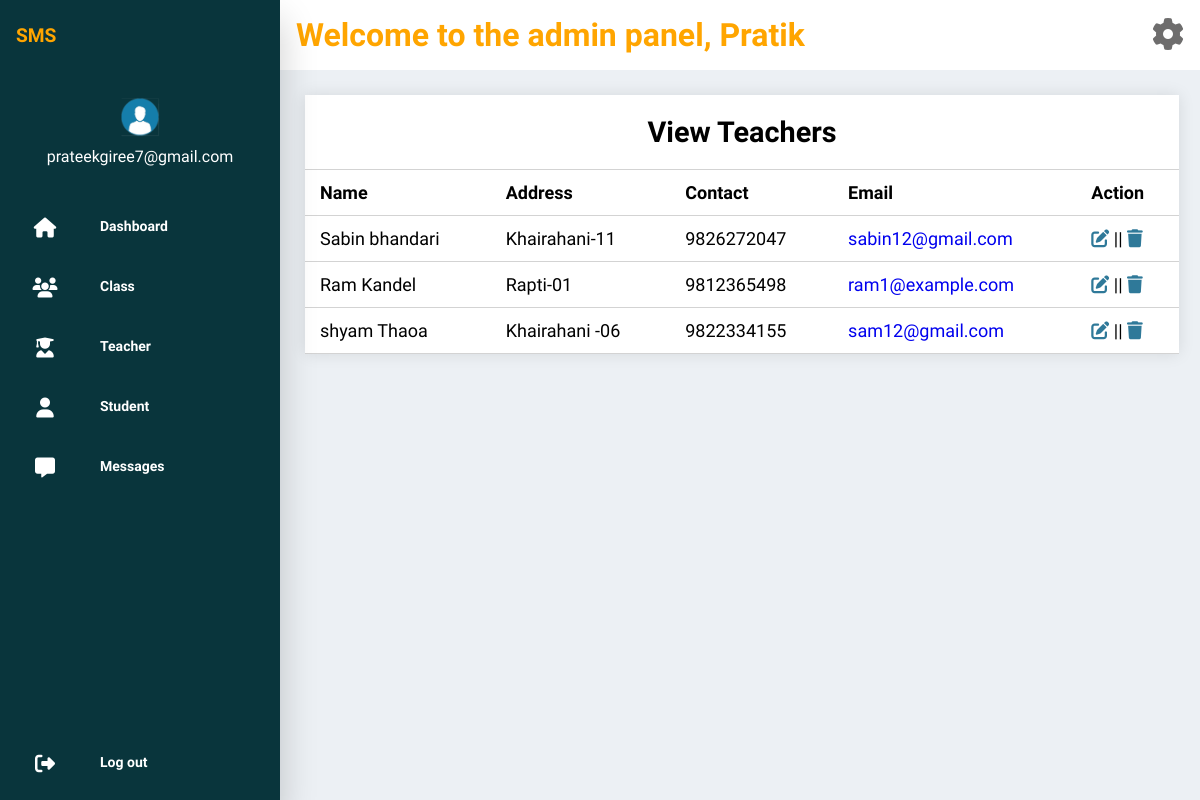
The app's page /app/src/process/teacher_show.php (signed in) with its own data.
### tables this page shows
CREATE TABLE `user` (
  `uid` int(11) NOT NULL,
  `name` varchar(100) NOT NULL,
  `email` varchar(100) NOT NULL,
  `address` varchar(100) NOT NULL,
  `password` varchar(100) NOT NULL,
  `role` tinyint(1) DEFAULT 1,
  `contact` varchar(10) NOT NULL
);

### app/src/process/teacher_show.php (the view, shortened to what this page needs)
<?php
if (empty($_SESSION['email'])) {
    header("Location:../../public/index.php");
    exit();
} else {
    include "../includes/connection.php";
    $query = "SELECT * from user where role=1";
    $result_set = $conn->query($query);
    ?>
    <!DOCTYPE html>
    <html lang="en">
    <head>
        <link rel="stylesheet" href="../css/view_table.css">
    </head>
    <body>
        <div class="container">
            <div class="left">
                <?php
                include_once "../includes/admin_sidebar.php";
                ?>
            </div>
            <div class="right">
                <div class="include">
                    <?php include_once "../includes/header.php"; ?>
                </div>
                <div class="content" style="display:block;">
                    <div>
                        <table class="content-table">
                            <thead>
                                <tr class='title'>
                                    <th colspan="5">
                                        <h1> View Teachers</h1>
                                    </th>
                                </tr>
                                <tr class="heading">
                                    <th>Name</th>
                                    <th>Address</th>
                                    <th>Contact</th>
                                    <th>Email</th>
                                    <th>Action</th>
                                </tr>
                            </thead>
                            <tbody>
                                <tr style="text-align:justify;">
                                    <?php
                                    if ($result_set->num_rows > 0) {
                                        while ($data = $result_set->fetch_assoc()) {
                                            $id = $data['uid'];
                                            $name = $data['name'];
                                            $address = $data['address'];
                                            $contact = $data['contact'];
                                            $email = $data['email'];
                                            echo "<tr>
                                                <td>" . htmlspecialchars($name) . "</td>
                                                <td>" . htmlspecialchars($address) . "</td>
                                                <td>" . htmlspecialchars($contact) . "</td>
                                                <td> <a href='mailto:'" . $email . "' style='text-decoration:none;'>" . htmlspecialchars($email) . "</td>
                                                <td><a href='teacher_edit.php?id=" . $id . "'><i class='fa-solid fa-pen-to-square' style='color:#2f7999;'></i></a> ||
                                                <a href='javascript:void(0)' onclick='checkStatus(" . $id . ")' ; '><i class='fa-solid fa-trash' style='color:#2f7999;'></i></a>
                                                </td>
                                            </tr>";
                                        }
                                    } else {
                                        echo "<script>
                                             alert('No teacher found!');
                                             window.location.href='../admin/admin_dashboard.php';
                                            </script>";
                                    }
                                    ?>
                                </tr>
                            </tbody>
                        </table>
                    </div>
                </div>
    </body>
    </html>
    <?php
}
?>

### app/src/includes/header.php (shortened to what this page needs)
<?php
if (empty($_SESSION['email'])) {
    header("Location:../../public/index.php");
} else {
    include "../includes/connection.php";
    $role_header = 0;
    $email_header = $_SESSION['email'];
    $sql_header = "SELECT * FROM user where role=? and email=?";
    $stmt_header = $conn->prepare($sql_header);
    $stmt_header->bind_param("is", $role_header, $email_header);
    $stmt_header->execute();
    $result_header = $stmt_header->get_result();
    $name_header = "";
    if ($result_header->num_rows > 0) {
        $row_header = $result_header->fetch_assoc();
        $name_header = $row_header['name'];
    }
    $name_header = strstr($name_header, ' ', true);
    ?>
    <!DOCTYPE html>
    <html lang="en">
    <head>
        <link rel="stylesheet" href="https://cdnjs.cloudflare.com/ajax/libs/font-awesome/6.5.1/css/all.min.css"
 />
    </head>
    <body>
        <div class="welcome">
            <h1>Welcome to the admin panel,
                <?php echo $name_header; ?>
            </h1>
            <a href="../pages/admin_profile.php"><i class="fa-solid fa-gear"></i></a>
        </div>
    </body>
    </html>
    <?php
}
?>

### app/src/css/view_table.css (style rules this page uses)
* { margin: 0; padding: 0; box-sizing: border-box; }
body { background-color: #ecf0f4; font-family: "Rajdhani", sans-serif; }
.right { width: calc(100% - 280px); }
.content { width: 100%; display: flex; justify-content: space-evenly; align-items: center; }
table { border-collapse: collapse; width: 95%; margin: 5rem 0 0 2rem; background-color: white; }
.content-table { margin: 25px; font-size: 0.9em; min-width: 400px; box-shadow: 0 0 15px 0 rgba(0, 0, 0, 0.1); }
.content-table .title h1 { margin: 0.5rem auto; font-weight: bold; }
.content-table .heading { text-align: left; border-top: 1px solid #d3d3d3; border-bottom: 1px solid #d3d3d3; margin: 0.5rem auto; font-size: large; font-weight: bold; }
thead th { padding: 12px 15px; }
tbody th, tbody td { font-size: 18px; padding: 12px 15px; border-bottom: 1px solid #d3d3d3; }

### app/src/css/admin_sidebar.css (style rules this page uses)
* { margin: 0; padding: 0; box-sizing: border-box; font-family: "Rajdhani", sans-serif; }
.container { display: flex; min-height: 100%; }

### app/src/includes/header.php (style rules this page uses)
.welcome { display: flex; justify-content: space-between; width: 100%; color: orange; background-color: #fff; padding: 1rem; }
.welcome h1 { font-size: 2rem; }
.welcome a { color: rgb(110, 109, 109); font-size: 2rem; }

### records on screen
user: name "Pratik"
user: name "Sabin bhandari", address "Khairahani-11", contact "9826272047", email "sabin12@gmail.com"
user: name "Ram Kandel", address "Rapti-01", contact "9812365498", email "ram1@example.com"
user: name "shyam Thaoa", address "Khairahani -06", contact "9822334155", email "sam12@gmail.com"

### other values on screen
$_SESSION['email'] "prateekgiree7@gmail.com"
